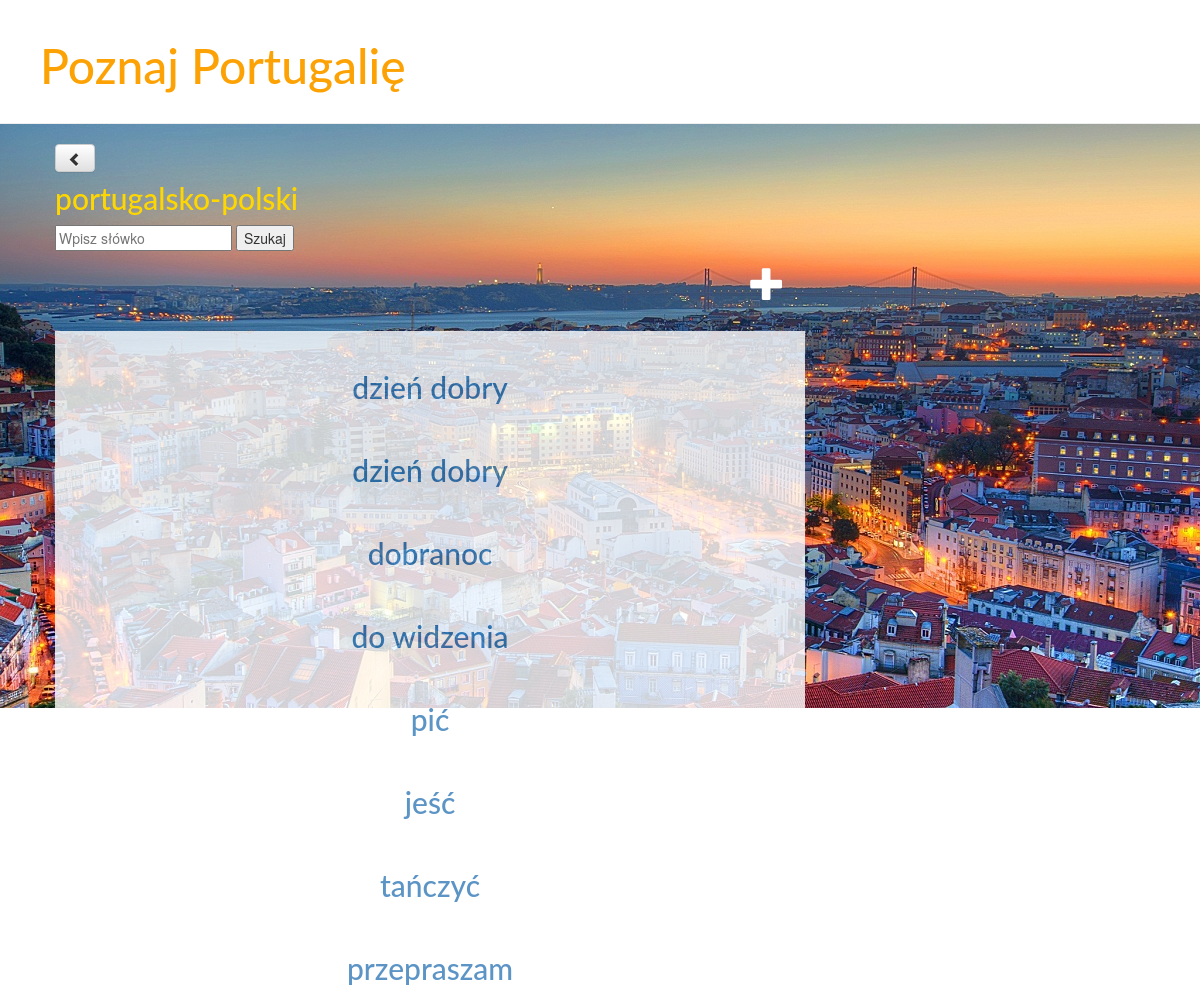
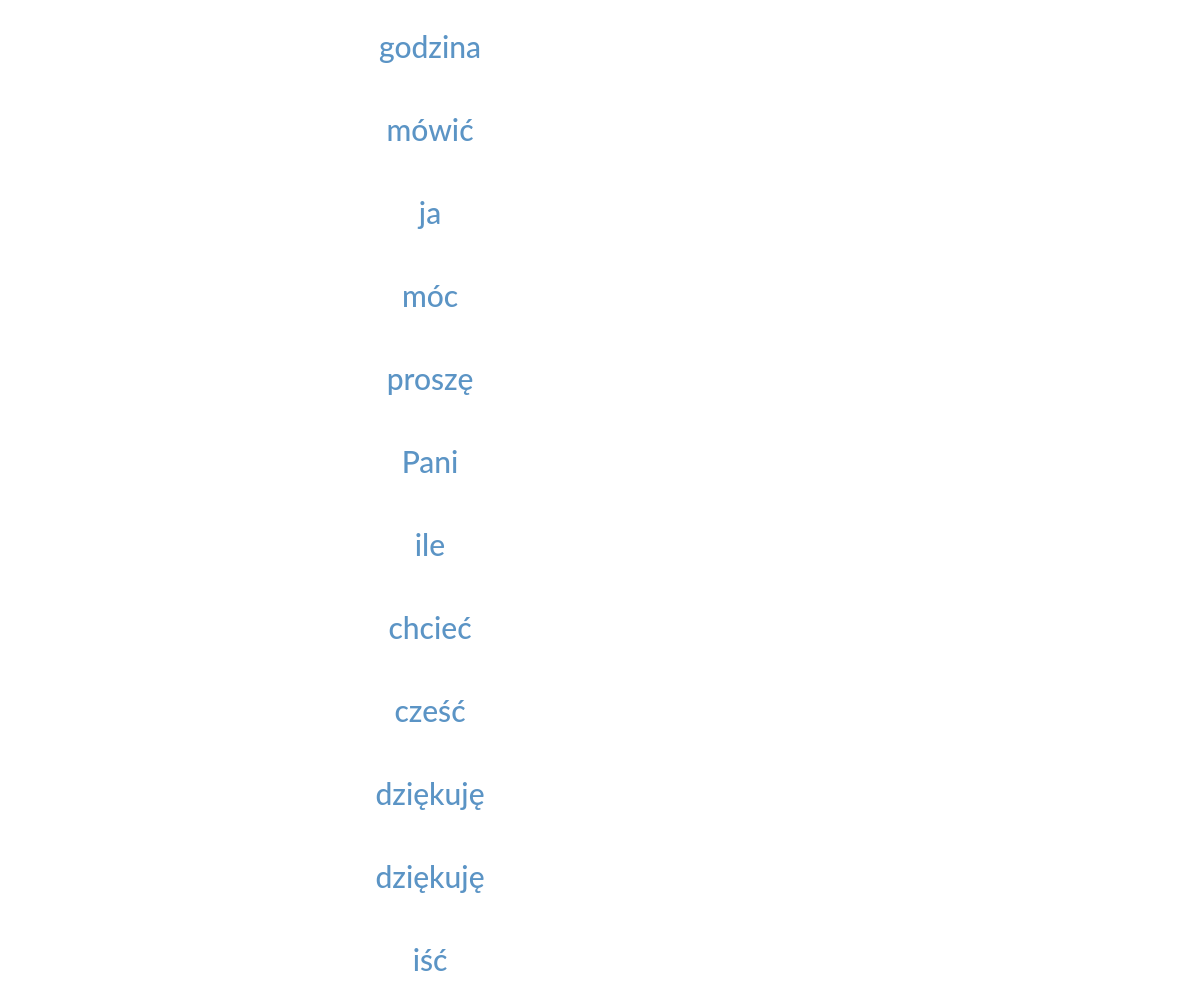
The page /polish on the database its author committed (2 pictures, top to bottom).
### blog/models.py (models this page shows, shortened)
class Dictionary(models.Model):
		portuguese_word = models.CharField(max_length=50)
		polish_word = models.CharField(max_length=50)
		note = models.TextField(null=True, blank=True)

### blog/views.py (the view)
# urls.py: url(r'^polish', views.words_list2, name='dictionary_polish'),
def words_list2(request):
    words = Dictionary.objects.all()
    query= request.GET.get('q')
    if query:
        words = words.filter(polish_word=query)
    return render(request, 'blog/dictionary_polish.html', {'words': words})

### blog/templates/blog/dictionary_polish.html
{% extends 'blog/base.html'%}
{% block content%}
	<a class="btn btn-default" href="{% url 'category_list' %}"><span class="glyphicon glyphicon-chevron-left"></span></a>
	<a href="{% url 'words_list' %}"><h6>portugalsko-polski</h6></a>
	<form method="GET" action="">
		<input type='text' name='q' placeholder='Wpisz słówko' />
		<input type="submit" value='Szukaj' />
	</form>
	<a href="{% url 'word_new' %}" class="top-menu"><span class="glyphicon glyphicon-plus"></span></a>
	<div class="words">
		{% for word in words %}
			<br><h2><a href ="{% url 'word_translation' pk=word.pk %}">{{ word.polish_word }}</a></h2>
	  	{% empty %}
            <p> Nie ma takiego słówka na stronie:( </p>
		{% endfor %}
	</div>
{% endblock %}

### blog/static/css/blog.css (style rules this page uses)
body { background-image: url('images/flag.jpg'); background-attachment: fixed; background-size: 100%; width: 100%; background-repeat: no-repeat; }
h6 { font-family: 'Lato'; font-size: 30px; color: gold; text-decoration: none; }
h1, h2, h3, h4 { font-family: 'Lato', cursive; }
.top-menu, .top-menu:hover, .top-menu:visited { color: #ffffff; float: right; font-size: 26pt; margin-right: 20px; }
.words { background-color: white; text-decoration: none; opacity: 0.8; margin-top: 80px; text-align: center; padding-bottom: 20px; }

### rows shown on the page
Dictionary: polish_word "dzień dobry"
Dictionary: polish_word "dzień dobry"
Dictionary: polish_word "dobranoc"
Dictionary: polish_word "do widzenia"
Dictionary: polish_word "pić"
Dictionary: polish_word "jeść"
Dictionary: polish_word "tańczyć"
Dictionary: polish_word "przepraszam"
Dictionary: polish_word "godzina"
Dictionary: polish_word "mówić"
Dictionary: polish_word "ja"
Dictionary: polish_word "móc"
Dictionary: polish_word "proszę"
Dictionary: polish_word "Pani"
Dictionary: polish_word "ile"
Dictionary: polish_word "chcieć"
Dictionary: polish_word "cześć"
Dictionary: polish_word "dziękuję"
Dictionary: polish_word "dziękuję"
Dictionary: polish_word "iść"
